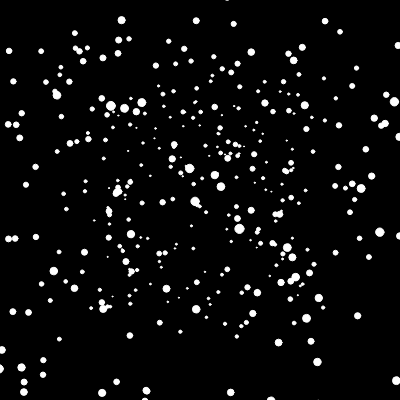
Frame 1 (no input)
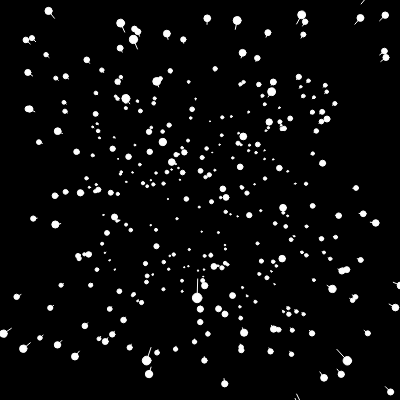
Frame 60 (no input)
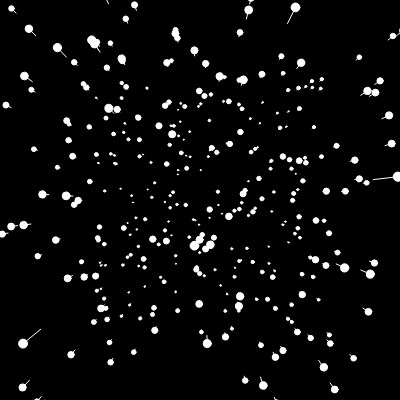
Frame 120 (the mouse pressed at the canvas centre since frame 60)

The p5.js sketch that drew these frames (run headless with seeded random() and noise() and a simulated clock; from frame 60 on, the mouse is pressed at the canvas centre):

// p5.js sketch
// ── sketch.js
//p5canvas에서는 꼬이기때문에 사용
//let width=windowWidth, height=windowHeight;
let stars=[];
let factor=100;
let speedSlider;

function setup() {
  createCanvas(400, 400);
  //DOM, createSlider(최소값, 최대값, 시작값)
  speedSlider=createSlider(0, 20, 5, 0.1);
  //Vector=(x, y, z)
  for (let i=0; i<500; i++) {
    stars[i]=createVector(
      random(-width*factor, width*factor),   
      random(-height*factor, height*factor), 
      random(10,400));
    stars[i].pz=stars[i].z;
  } 
} 

function draw() {
  background(0);
  fill(255);
  noStroke();
  //중앙으로 올수 있게 원점 변경
  translate(width/2, height/2);
  for (let star of stars) {
    let x=star.x/star.z;
    let y=star.y/star.z;
    let px=star.x/star.pz;
    let py=star.y/star.pz;
    let d=map(star.z, 0, 400, 10, 1); 
    circle(x, y, d);
    //textSize(d*5);
    //text("*", x, y);
    stroke(255);
    line(x, y, px, py);
    star.pz=star.z;
    star.z -= speedSlider.value();    
    if (star.z<1) {
      star.x=random(-width*factor, width*factor);
      star.y=random(-height*factor, height*factor);
      star.z=400;
      star.pz=400;
    }

  }
}
